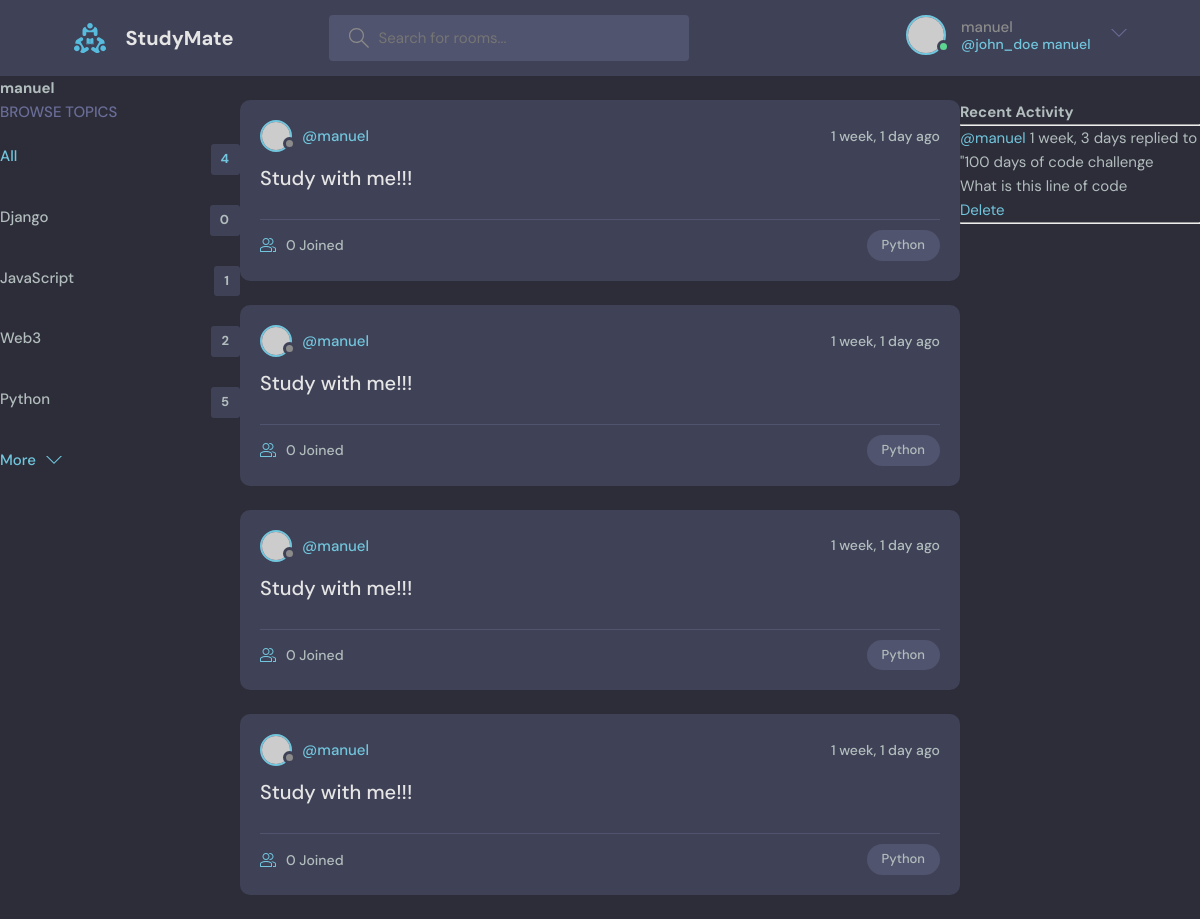
Page /profile/3/ (signed in) on the committed database.
### base/models.py (models this page shows, shortened)
class Topic(models.Model):
    name = models.CharField(max_length=200)

class Room(models.Model):
    host = models.ForeignKey(User, on_delete=models.SET_NULL, null=True)
    topic = models.ForeignKey(Topic, on_delete=models.SET_NULL, null=True)
    name = models.CharField(max_length=200)
    description = models.TextField(null=True, blank=True)
    participants = models.ManyToManyField(User, related_name='participants', blank=True)
    updated = models.DateTimeField(auto_now=True)
    created = models.DateTimeField(auto_now_add=True)
    class Meta:
        ordering = ['-updated', '-created']
    def __str__(self):
        return self.name

class Message(models.Model):
    user = models.ForeignKey(User, on_delete=models.CASCADE)
    room = models.ForeignKey(Room, on_delete=models.CASCADE)
    body = models.TextField()
    updated = models.DateTimeField(auto_now=True)
    created = models.DateTimeField(auto_now=True)
    class Meta:
        ordering = ['-updated', '-created']
    def __str__(self):
        return self.body[0:50]

### base/views.py (the view)
# urls.py: path('profile/<str:pk>/', views.userProfile, name='user-profile'),
def userProfile(request, pk):
    user = User.objects.get(id=pk)
    rooms = user.room_set.all()
    room_messages = user.message_set.all()
    topics = Topic.objects.all()
    context = {'user': user, 'rooms': rooms,
               'room_messages': room_messages, 'topics': topics}
    return render(request, 'base/profile.html', context)

### base/templates/base/profile.html (shortened to what this page needs)
{% extends 'main.html' %} {% block content %}
<h1>{{user.username}}</h1>
<div class="profile-container">
    <div>
        {% include 'base/topics_component.html' %}
    </div>
    <div>
        {% include 'base/feed_component.html' %}
    </div>
    <div>
        {% include 'base/activity_component.html' %}
    </div>
</div>
{% endblock content %}

### templates/navbar.html (shortened to what this page needs)
{% load static %}
<header class="header header--loggedIn">
    <div class="container">
      <a href="{% url 'home' %}" class="header__logo">
        <img src="{% static 'images/logo.svg' %}" />
        <h1>StudyMate</h1>
      </a>
      <form class="header__search" method="GET" action="{%% url 'home' }">
        <label>
          <input placeholder="Search for rooms..." type="text" name="q" />
        </label>
      </form>
      <nav class="header__menu">
{% if request.user.is_authenticated %}
        <div class="header__user">
          <a href="profile.html">
            <div class="avatar avatar--medium active">
              <img src="https://randomuser.me/api/portraits/men/37.jpg" />
            </div>
            <p>{{request.user.username}} <span>@john_doe {{request.user.username}} </span></p>
          </a>
          <button class="dropdown-button">
            <svg version="1.1" xmlns="http://www.w3.org/2000/svg" width="32" height="32" viewBox="0 0 32 32">
              <title>chevron-down</title>
              <path d="M16 21l-13-13h-3l16 16 16-16h-3l-13 13z"></path>
            </svg>
          </button>
        </div>
    {% else %}
        <a href="{% url 'login' %}">
          <img src="{% static 'images/avatar.svg' %}" />
          <p>Login</p>
        </a>
{% endif %}
      </nav>
    </div>
  </header>

### base/templates/base/topics_component.html
<div class="topics">
  <div class="topics__header">
    <h2>Browse Topics</h2>
  </div>
  <ul class="topics__list">
    <li>
      <a href="{% url 'home' %}" class="active">All <span>{{topics.count}}</span></a>
    </li>
{% for topic in topics %}
    <li>
      <a href="{% url 'home' %}?q={{topic.name}}">{{topic.name}}<span>{{topic.room_set.all.count}}</span></a>
    </li>
    {% endfor %}
  </ul>
  <a class="btn btn--link" href="topics.html">
    More
    <svg
      version="1.1"
      xmlns="http://www.w3.org/2000/svg"
      width="32"
      height="32"
      viewBox="0 0 32 32"
    >
      <title>chevron-down</title>
      <path d="M16 21l-13-13h-3l16 16 16-16h-3l-13 13z"></path>
    </svg>
  </a>
</div>

### base/templates/base/feed_component.html (shortened to what this page needs)
{% for room in rooms %}
<div class="roomListRoom">
  <div class="roomListRoom__header">
    <a
      href="{% url 'user-profile' room.host.id %}"
      class="roomListRoom__author"
    >
      <div class="avatar avatar--small">
        <img src="https://randomuser.me/api/portraits/women/11.jpg" />
      </div>
      <span>@{{room.host.username}}</span>
    </a>
    <div class="roomListRoom__actions">
      <span>{{room.created|timesince}} ago</span>
    </div>
  </div>
  <div class="roomListRoom__content">
    <a href="{% url 'room' room.id %}">{{room.name}}</a>
  </div>
  <div class="roomListRoom__meta">
    <a href="{% url 'room' room.id %}" class="roomListRoom__joined">
      {{room.participants.all.count}} Joined
    </a>
    <p class="roomListRoom__topic">{{room.topic.name}}</p>
  </div>
</div>
{% endfor %}

### base/templates/base/activity_component.html
<h3>Recent Activity</h3>
<hr />
{% for message in room_messages %}
<div>
  <small> <a href="{% url 'user-profile' message.user.id %}">@{{message.user}}</a> {{message.created|timesince}}</small>
  <small>replied to "{{message.room}}</small>
  <p>{{message}}</p>
  {% if request.user == message.user %}
  <a href="{% url 'delete-message' message.id %}">Delete</a>
  {% endif %}
  <hr>
</div>
{% endfor %}

### base/templates/base/profile.html (style rules this page uses)
.profile-container { display: grid; grid-template-columns: 1fr 3fr 1fr; }

### rows in the picture
Topic: name "Django", room_set.all.count "0"
Topic: name "JavaScript", room_set.all.count "1"
Topic: name "Web3", room_set.all.count "2"
Topic: name "Python", room_set.all.count "5"
Room: host.username "manuel", created "1 week, 1 day", name "Study with me!!!", participants.all.count "0", topic.name "Python"
Room: host.username "manuel", created "1 week, 1 day", name "Study with me!!!", participants.all.count "0", topic.name "Python"
Room: host.username "manuel", created "1 week, 1 day", name "Study with me!!!", participants.all.count "0", topic.name "Python"
Room: host.username "manuel", created "1 week, 1 day", name "Study with me!!!", participants.all.count "0", topic.name "Python"
Message: user "manuel", created "1 week, 3 days", room "100 days of code challenge", body "What is this line of code", shows "Delete"

### other values in the picture
{{ request.user.username }} "manuel"
{{ user.username }} "manuel"
{{ topics.count }} "4"
